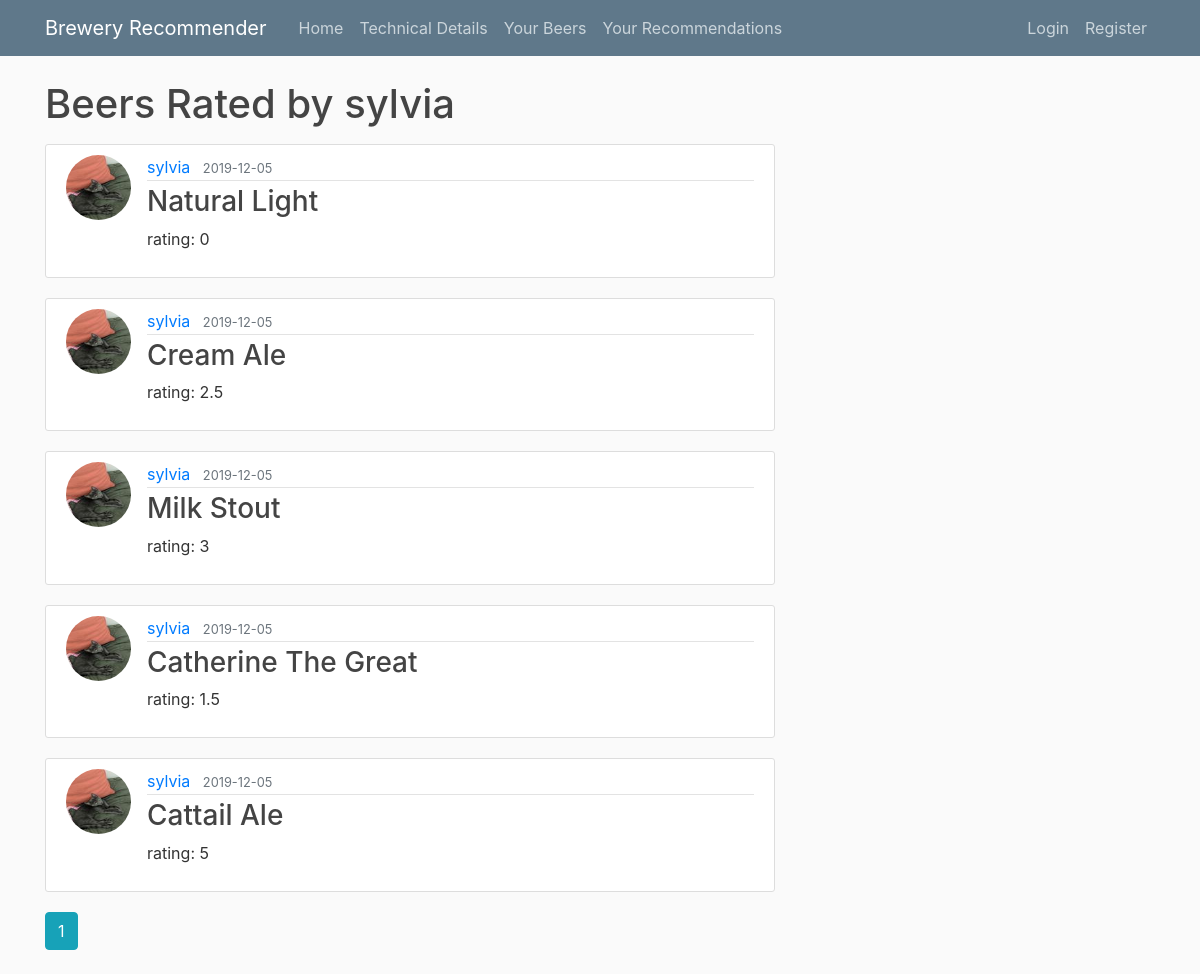
Page /user/sylvia?page=1 on the committed database.
### brewery_recommender/models.py (models this page shows, shortened)
class User(db.Model, UserMixin):
    id = db.Column(db.Integer, primary_key=True)
    username = db.Column(db.String(20), unique=True, nullable=False)
    email = db.Column(db.String(120), unique=True, nullable=False)
    image_file = db.Column(db.String(20), nullable=False, default='default.jpg')
    password = db.Column(db.String(60), nullable=False)
    posts = db.relationship('Post', backref='author', lazy=True)

class Post(db.Model):
    id = db.Column(db.Integer, primary_key=True)
    title = db.Column(db.String(100), nullable=False)
    date_posted = db.Column(db.DateTime, nullable=False, default=datetime.utcnow)
    content = db.Column(db.Integer, nullable=False)
    user_id = db.Column(db.Integer, db.ForeignKey('user.id'), nullable=False)

### brewery_recommender/routes.py (the view)
@app.route("/user/<string:username>")
def user_posts(username):
    page = request.args.get('page', 1, type=int)
    user = User.query.filter_by(username=username).first_or_404()
    posts = Post.query.filter_by(author=user)\
        .order_by(Post.date_posted.desc())\
        .paginate(page=page, per_page=50)
    return render_template('user_posts.html', posts=posts, user=user)

### brewery_recommender/templates/user_posts.html
{% extends "layout.html" %}
{% block content %}
    <h1 class="mb-3">Beers Rated by {{ user.username }}</h1>
    {% for post in posts.items %}
        <article class="media content-section">
          <img class="rounded-circle article-img" src="{{ url_for('static', filename='profile_pics/' + post.author.image_file) }}">
          <div class="media-body">
            <div class="article-metadata">
              <a class="mr-2" href="{{ url_for('user_posts', username=post.author.username) }}">{{ post.author.username }}</a>
              <small class="text-muted">{{ post.date_posted.strftime('%Y-%m-%d') }}</small>
            </div>
            <h3><a class="article-title" href="{{ url_for('post', post_id=post.id) }}">{{ post.title }}</a></h3>
            <p class="article-content">rating: {{ post.content }}</p>
          </div>
        </article>
    {% endfor %}
    {% for page_num in posts.iter_pages(left_edge=1, right_edge=1, left_current=1, right_current=2) %}
      {% if page_num %}
        {% if posts.page == page_num %}
          <a class="btn btn-info mb-4" href="{{ url_for('user_posts', username=user.username, page=page_num) }}">{{ page_num }}</a>
        {% else %}
          <a class="btn btn-outline-info mb-4" href="{{ url_for('user_posts', username=user.username, page=page_num) }}">{{ page_num }}</a>
        {% endif %}
      {% else %}
        ...
      {% endif %}
    {% endfor %}
{% endblock content %}

### brewery_recommender/static/main.css (style rules this page uses)
body { background: #fafafa; color: #333333; margin-top: 5rem; }
h1, h2, h3, h4, h5, h6 { color: #444444; }
.content-section { background: #ffffff; padding: 10px 20px; border: 1px solid #dddddd; border-radius: 3px; margin-bottom: 20px; }
.article-title { color: #444444; }
.article-content { white-space: pre-line; }
.article-img { height: 65px; width: 65px; margin-right: 16px; }
.article-metadata { padding-bottom: 1px; margin-bottom: 4px; border-bottom: 1px solid #e3e3e3 }

### rows in the picture
User: username "sylvia"
Post: image_file (picture), author.username "sylvia", date_posted "2019-12-05", title "Natural Light", content "0"
Post: image_file (picture), author.username "sylvia", date_posted "2019-12-05", title "Cream Ale", content "2.5"
Post: image_file (picture), author.username "sylvia", date_posted "2019-12-05", title "Milk Stout", content "3"
Post: image_file (picture), author.username "sylvia", date_posted "2019-12-05", title "Catherine The Great", content "1.5"
Post: image_file (picture), author.username "sylvia", date_posted "2019-12-05", title "Cattail Ale", content "5"

### other values in the picture
{{ page_num }} "1"
